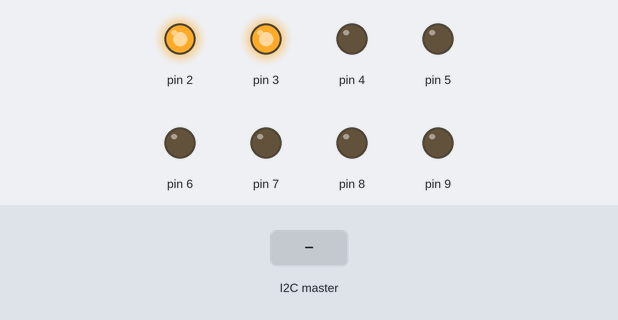
This sketch was run on a simulated Arduino Leonardo, built with avr-gcc and run on an emulated ATmega32U4. On the bench: output pins drawn as LEDs (lit = HIGH). The test bench sets the inputs (shaded band). What the sketch prints to the serial monitor is not drawn.

Above: at 1.2 s.
1.3 s: the I2C master sends the byte 1
At 2.5 s:
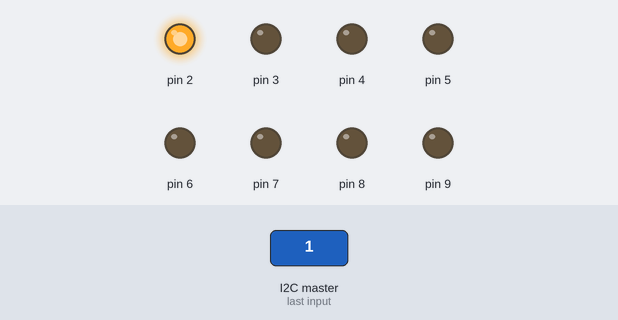
2.8 s: the I2C master sends the byte 0
At 3.7 s:
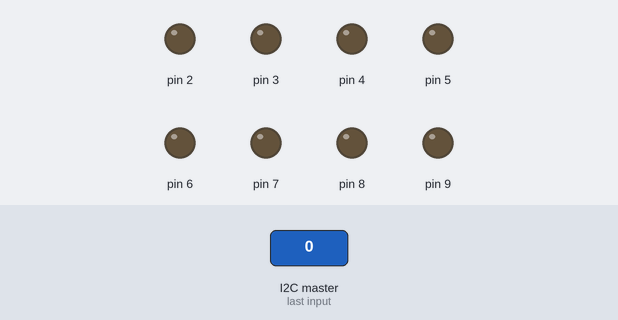
4.3 s: the I2C master sends the byte 2
At 4.9 s:
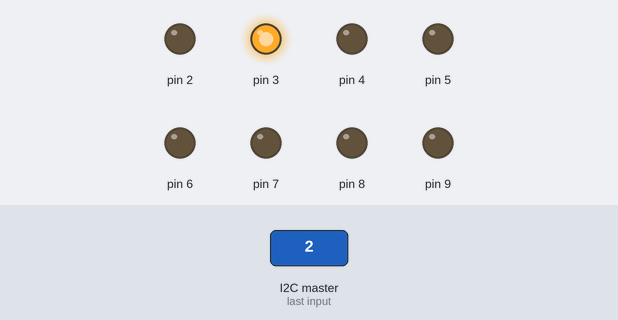
5.8 s: the I2C master sends the byte 90
At 7.0 s:
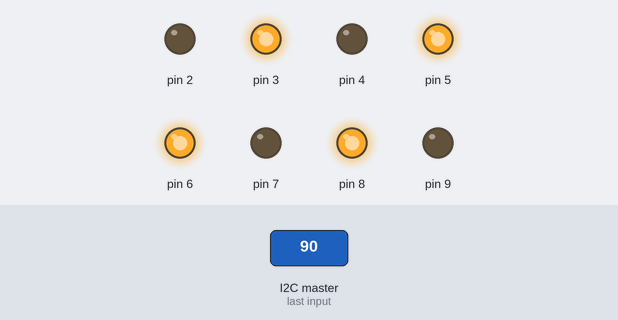
7.3 s: the I2C master sends the byte 200
At 8.4 s:
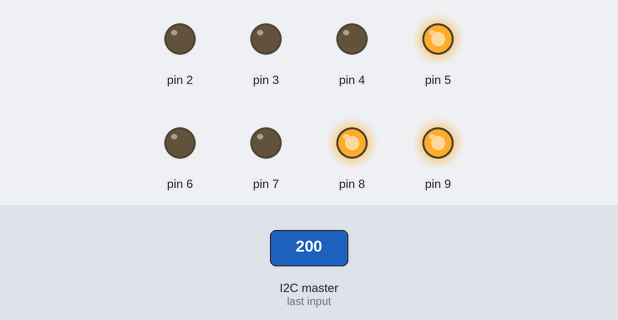
Timing chart, 0 to 9.8 s (numbered marks = the images above; inputs shaded):
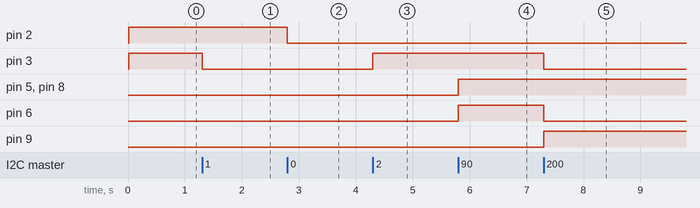

Measured:
- after the input at 1.3 s, pin 3: HIGH → LOW at once
- after the input at 2.8 s, pin 2: HIGH → LOW at once
- after the input at 4.3 s, pin 3: LOW → HIGH at once
- after the input at 5.8 s, pin 5, pin 6, pin 8: LOW → HIGH at once
- after the input at 7.3 s, pin 3, pin 6: HIGH → LOW at once; pin 9: LOW → HIGH at once

The sketch:

i2c_arduino_slave.ino
```cpp
// <https://www.arduino.cc/en/Tutorial/MasterWriter>
// <https://www.arduino.cc/en/Tutorial/MasterReader>
// by Nicholas Zambetti <http://www.zambetti.com>

// Demonstrates use of the Wire library
// Sends data as an I2C/TWI sub device

// This code receive and request data from master device (ESP32)

// #define MICON_ESP32              // undefined if Arduino

#ifdef MICON_ESP32
#   error "I2C Sub functionality is not implemented in ESP32 Arduino Core"
#   error "If you want to implement, see https://www.arduino.cc/reference/en/libraries/esp32-i2c-slave/"
#endif

#define ADDRESS 0x0A //Slave Address, we can check before using adressdevice.ino

#include <Wire.h>

void setup() {
    Wire.begin(ADDRESS);            // join i2c bus with address
    Wire.onReceive(receiveEvent);   // register event
    Wire.onRequest(requestEvent);   // register event

    Serial.begin( 115200 );         // start serial for output
    while(!Serial);                 // Leonardo: wait for serial monitor
    Serial.println("\nI2C Sub");
    for(int i=2;i<=9;i++){          // Initialize the output pins
    pinMode(i, OUTPUT);
    }
}

void loop(void) {
    delay(100);
}

// function that executes whenever data is received from main
// this function is registered as an event, see setup()
void receiveEvent(int howMany) {
    if( howMany == 0 ) {
        return;
    }

    Serial.print("receiveEvent: ");

    while( 1 < Wire.available() ) { // loop through all but the last
        char c = Wire.read();       // receive byte as a character
        Serial.print(c);            // print the character
    }
    int x = Wire.read();            // receive byte as an integer
    //shows integer as binary with leds (D2(LSB)-D9(MSB))
    for(int i=2; i<=9; i++){        // Cycle to see what LEDs i turn on
    digitalWrite(i, x%2);           // Division by 2 module to see if led on or off
    x=x/2;                          // Divide the quotient by 2 for each cycle
    }
}

// function that executes whenever data is requested by main
// this function is registered as an event, see setup()
void requestEvent(void) {
    Serial.println("requestEvent: ");

    Wire.write("hello\n");          // respond with message of 6 bytes
    // as expected by main
}
```
